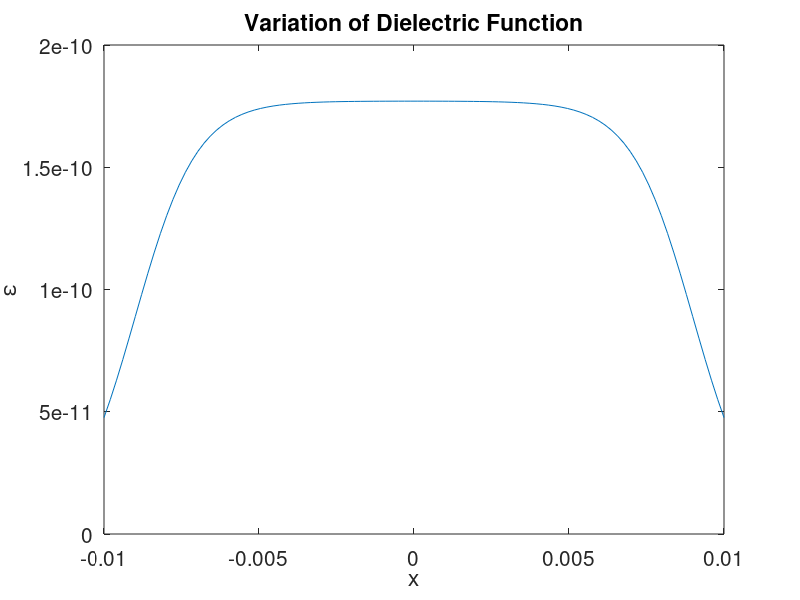

Write MATLAB code to recreate this figure.
%% Introduction
%Aldous George
%EP 501
%Project 6
%This code contains excerpts from codes provided by Dr. Zettergen.
%https://github.com/Zettergren-Courses/EP501_matlab/
clc
clearvars
close all
%% Problem 1
%Initiation
a = 0.01;           %(m)
l = a/5;            %(m)
xprime = -9*a/10;   %(m)
xdprime = 9*a/10;   %(m)
Eps0 = 8.854*10^-12;%(F/m)

n=100;
x=linspace(-a,a,n);

%1-a
disp('1-a');
Eps = Eps0*10*(tanh((x-xprime)/l)-tanh((x-xdprime)/l));

%plot
figure(1)
plot(x,Eps);
set(gca,'FontSize',15);
xlabel('x');
ylabel('\epsilon');
title('Variation of Dielectric Function')




%% Problem 2

%Initiation
m = 1.67*10^(-27);            %(kg)
q = 1.6*10^(-19);             %(C)
B = 50000;                    %(nT)
vx0 = 1;                      %(km/s)
vy0 = 1;                      %(km/s)